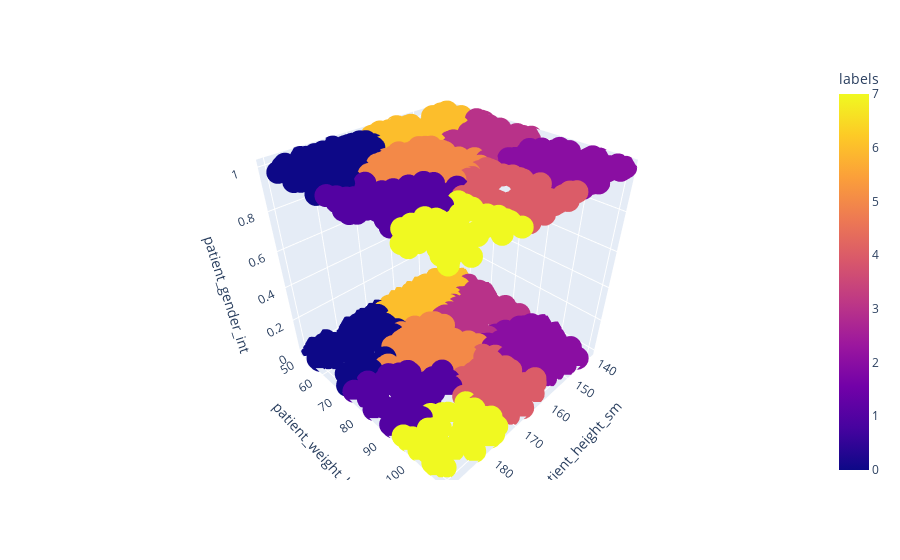

Source (notebook cell):
### Code cell
# Your code here:

px.scatter_3d(patients, x='patient_height_sm', y='patient_weight_kg', z='patient_gender_int',
              color=patients['labels'])

### Figure 1 — Plotly figure (JSON) as saved in the notebook; plotly's stock layout.template omitted (floating-point values rounded to 4 significant figures; data arrays with more than 128 entries replaced by an {"elided": "..."} marker saying what was removed)
{"data": [{"hovertemplate": "patient_height_sm=%{x}<br>patient_weight_kg=%{y}<br>patient_gender_int=%{z}<br>labels=%{marker.color}<extra></extra>", "legendgroup": "", "marker": {"color": {"elided": "942 int values"}, "coloraxis": "coloraxis", "symbol": "circle"}, "mode": "markers", "name": "", "scene": "scene", "showlegend": false, "type": "scatter3d", "x": {"elided": "942 int values"}, "y": {"elided": "942 int values"}, "z": {"elided": "942 int values"}}], "layout": {"coloraxis": {"colorbar": {"title": {"text": "labels"}}, "colorscale": [[0, "#0d0887"], [0.1111, "#46039f"], [0.2222, "#7201a8"], [0.3333, "#9c179e"], [0.4444, "#bd3786"], [0.5556, "#d8576b"], [0.6667, "#ed7953"], [0.7778, "#fb9f3a"], [0.8889, "#fdca26"], [1, "#f0f921"]]}, "legend": {"tracegroupgap": 0}, "margin": {"t": 60}, "scene": {"domain": {"x": [0, 1], "y": [0, 1]}, "xaxis": {"title": {"text": "patient_height_sm"}}, "yaxis": {"title": {"text": "patient_weight_kg"}}, "zaxis": {"title": {"text": "patient_gender_int"}}}}}
